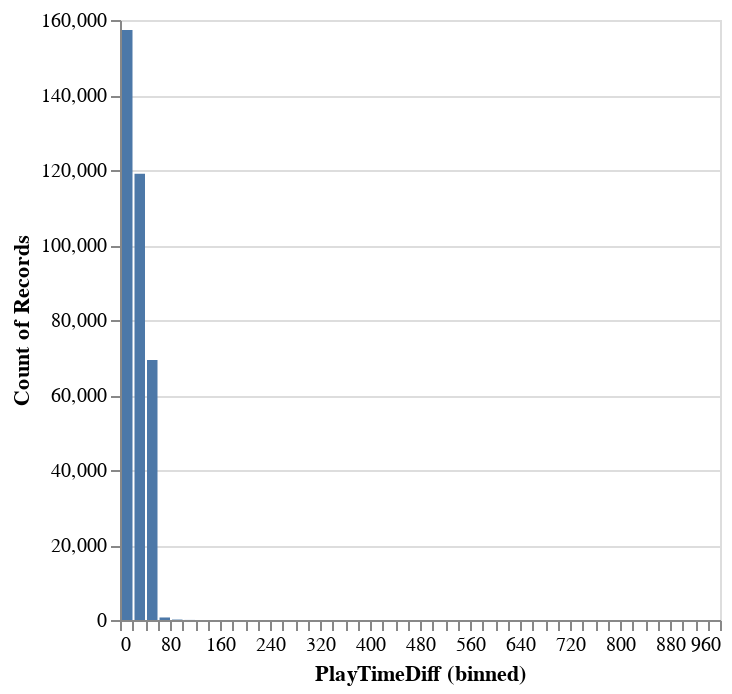

Here is the notebook cell this chart was saved with:
### Code cell
# Pick our target
target_column = 'PlayTimeDiff'

alt.Chart(df_cc).mark_bar().encode(
    alt.X(target_column).bin(maxbins=50),
    y='count()'
)

### Figure 1 — Vega specification as saved in the notebook (floating-point values rounded to 4 significant figures)
{"$schema": "https://vega.github.io/schema/vega/v5.json", "data": [{"name": "source_0", "values": [{"__count": 157333, "bin_maxbins_50_PlayTimeDiff": 0.0, "bin_maxbins_50_PlayTimeDiff_end": 20.0}, {"__count": 118970, "bin_maxbins_50_PlayTimeDiff": 20.0, "bin_maxbins_50_PlayTimeDiff_end": 40.0}, {"__count": 69360, "bin_maxbins_50_PlayTimeDiff": 40.0, "bin_maxbins_50_PlayTimeDiff_end": 60.0}, {"__count": 673, "bin_maxbins_50_PlayTimeDiff": 60.0, "bin_maxbins_50_PlayTimeDiff_end": 80.0}, {"__count": 116, "bin_maxbins_50_PlayTimeDiff": 80.0, "bin_maxbins_50_PlayTimeDiff_end": 100.0}, {"__count": 6, "bin_maxbins_50_PlayTimeDiff": 140.0, "bin_maxbins_50_PlayTimeDiff_end": 160.0}, {"__count": 4, "bin_maxbins_50_PlayTimeDiff": 180.0, "bin_maxbins_50_PlayTimeDiff_end": 200.0}, {"__count": 3, "bin_maxbins_50_PlayTimeDiff": 160.0, "bin_maxbins_50_PlayTimeDiff_end": 180.0}, {"__count": 19, "bin_maxbins_50_PlayTimeDiff": 100.0, "bin_maxbins_50_PlayTimeDiff_end": 120.0}, {"__count": 1, "bin_maxbins_50_PlayTimeDiff": 220.0, "bin_maxbins_50_PlayTimeDiff_end": 240.0}, {"__count": 7, "bin_maxbins_50_PlayTimeDiff": 900.0, "bin_maxbins_50_PlayTimeDiff_end": 920.0}, {"__count": 1, "bin_maxbins_50_PlayTimeDiff": 920.0, "bin_maxbins_50_PlayTimeDiff_end": 940.0}, {"__count": 3, "bin_maxbins_50_PlayTimeDiff": 280.0, "bin_maxbins_50_PlayTimeDiff_end": 300.0}, {"__count": 1, "bin_maxbins_50_PlayTimeDiff": 700.0, "bin_maxbins_50_PlayTimeDiff_end": 720.0}, {"__count": 2, "bin_maxbins_50_PlayTimeDiff": 680.0, "bin_maxbins_50_PlayTimeDiff_end": 700.0}, {"__count": 3, "bin_maxbins_50_PlayTimeDiff": 640.0, "bin_maxbins_50_PlayTimeDiff_end": 660.0}, {"__count": 1, "bin_maxbins_50_PlayTimeDiff": 600.0, "bin_maxbins_50_PlayTimeDiff_end": 620.0}, {"__count": 2, "bin_maxbins_50_PlayTimeDiff": 620.0, "bin_maxbins_50_PlayTimeDiff_end": 640.0}, {"__count": 1, "bin_maxbins_50_PlayTimeDiff": 440.0, "bin_maxbins_50_PlayTimeDiff_end": 460.0}, {"__count": 1, "bin_maxbins_50_PlayTimeDiff": 400.0, "bin_maxbins_50_PlayTimeDiff_end": 420.0}, {"__count": 1, "bin_maxbins_50_PlayTimeDiff": 340.0, "bin_maxbins_50_PlayTimeDiff_end": 360.0}, {"__count": 2, "bin_maxbins_50_PlayTimeDiff": 360.0, "bin_maxbins_50_PlayTimeDiff_end": 380.0}, {"__count": 1, "bin_maxbins_50_PlayTimeDiff": 880.0, "bin_maxbins_50_PlayTimeDiff_end": 900.0}, {"__count": 1, "bin_maxbins_50_PlayTimeDiff": 240.0, "bin_maxbins_50_PlayTimeDiff_end": 260.0}, {"__count": 1, "bin_maxbins_50_PlayTimeDiff": 120.0, "bin_maxbins_50_PlayTimeDiff_end": 140.0}, {"__count": 2, "bin_maxbins_50_PlayTimeDiff": 940.0, "bin_maxbins_50_PlayTimeDiff_end": 960.0}]}, {"name": "source_0_y_domain___count", "values": [{"min": 1, "max": 157333}]}], "signals": [{"name": "bin_maxbins_50_PlayTimeDiff_bins", "value": {"fields": ["PlayTimeDiff"], "fname": "bin_PlayTimeDiff", "start": 0.0, "step": 20.0, "stop": 960.0}}], "marks": [{"type": "rect", "name": "marks", "from": {"data": "source_0"}, "encode": {"update": {"description": {"signal": "\"PlayTimeDiff (binned): \" + (!isValid(datum[\"bin_maxbins_50_PlayTimeDiff\"]) || !isFinite(+datum[\"bin_maxbins_50_PlayTimeDiff\"]) ? \"null\" : format(datum[\"bin_maxbins_50_PlayTimeDiff\"], \"\") + \" – \" + format(datum[\"bin_maxbins_50_PlayTimeDiff_end\"], \"\")) + \"; Count of Records: \" + (format(datum[\"__count\"], \"\"))"}, "y2": {"value": 0, "scale": "y"}, "fill": {"value": "#4c78a8"}, "x2": {"field": "bin_maxbins_50_PlayTimeDiff", "scale": "x", "offset": {"signal": "0.5 + (abs(scale(\"x\", datum[\"bin_maxbins_50_PlayTimeDiff_end\"]) - scale(\"x\", datum[\"bin_maxbins_50_PlayTimeDiff\"])) < 0.25 ? -0.5 * (0.25 - (abs(scale(\"x\", datum[\"bin_maxbins_50_PlayTimeDiff_end\"]) - scale(\"x\", datum[\"bin_maxbins_50_PlayTimeDiff\"])))) : 0.5)"}}, "x": {"field": "bin_maxbins_50_PlayTimeDiff_end", "scale": "x", "offset": {"signal": "0.5 + (abs(scale(\"x\", datum[\"bin_maxbins_50_PlayTimeDiff_end\"]) - scale(\"x\", datum[\"bin_maxbins_50_PlayTimeDiff\"])) < 0.25 ? 0.5 * (0.25 - (abs(scale(\"x\", datum[\"bin_maxbins_50_PlayTimeDiff_end\"]) - scale(\"x\", datum[\"bin_maxbins_50_PlayTimeDiff\"])))) : -0.5)"}}, "ariaRoleDescription": {"value": "bar"}, "y": {"field": "__count", "scale": "y"}}}, "style": ["bar"]}], "scales": [{"name": "x", "type": "linear", "domain": {"signal": "[bin_maxbins_50_PlayTimeDiff_bins.start, bin_maxbins_50_PlayTimeDiff_bins.stop]"}, "range": [0, {"signal": "width"}], "bins": {"signal": "bin_maxbins_50_PlayTimeDiff_bins"}, "zero": false}, {"name": "y", "type": "linear", "domain": [{"signal": "(data(\"source_0_y_domain___count\")[0] || {}).min"}, {"signal": "(data(\"source_0_y_domain___count\")[0] || {}).max"}], "range": [{"signal": "height"}, 0], "nice": true, "zero": true}], "axes": [{"scale": "y", "grid": true, "aria": false, "zindex": 0, "labels": false, "maxExtent": 0, "ticks": false, "minExtent": 0, "domain": false, "gridScale": "x", "orient": "left", "tickCount": {"signal": "ceil(height/40)"}}, {"scale": "x", "labelOverlap": true, "zindex": 0, "title": "PlayTimeDiff (binned)", "orient": "bottom", "tickCount": {"signal": "ceil(width/10)"}, "labelFlush": true, "grid": false}, {"scale": "y", "zindex": 0, "grid": false, "title": "Count of Records", "labelOverlap": true, "tickCount": {"signal": "ceil(height/40)"}, "orient": "left"}], "padding": 5, "height": 300, "style": "cell", "width": 300, "background": "white"}
